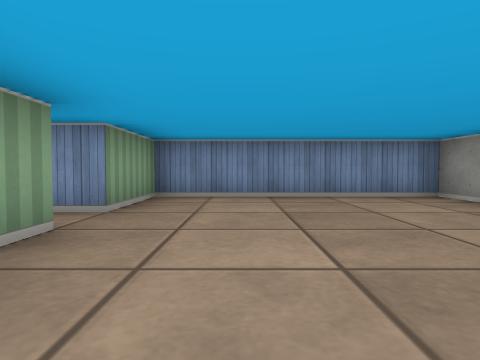
View 1 (above)

15 first-person views from a walk through a cub3D level. The camera is about half as high as the walls, tilts 2° down and sees 75° across. The floor is counted in squares. Each view is taken from the middle of a square. On the plan, view 1 faces up. The plan holds only what a view shows up to about 9 squares ahead; the rest is blank.

View 2
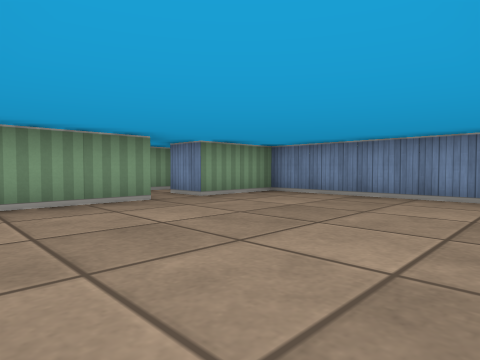

View 3
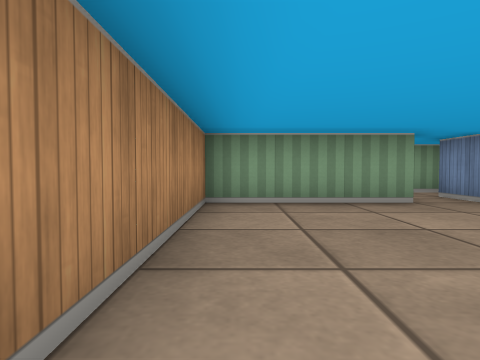

View 4
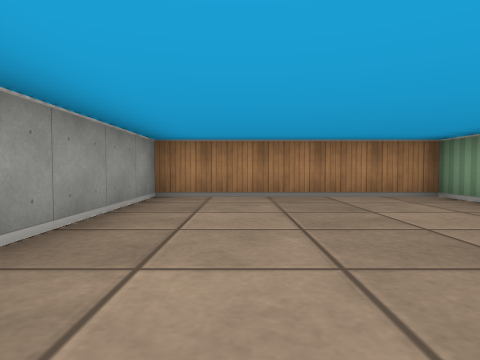

View 5
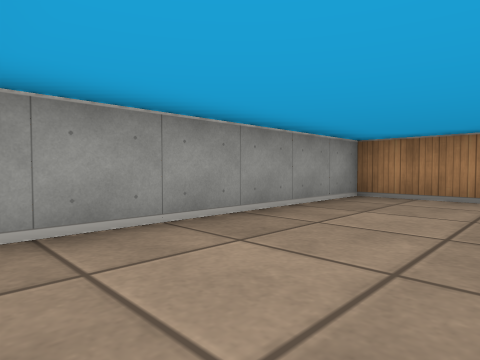

View 6
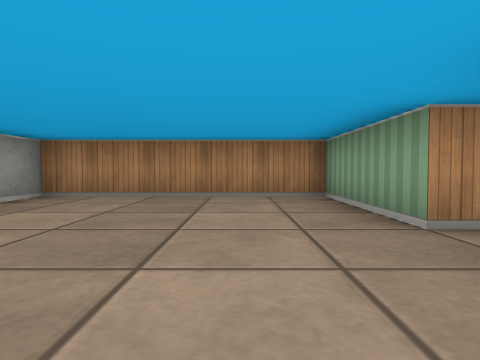

View 7
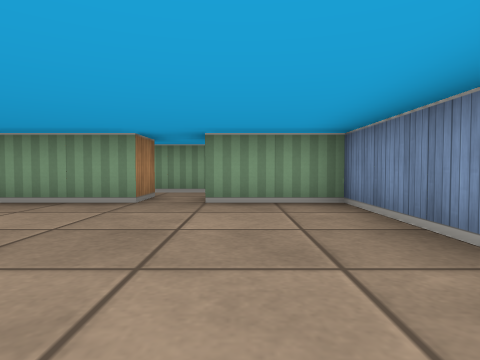

View 8
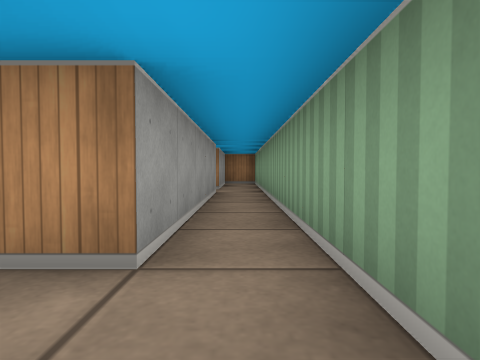

View 9
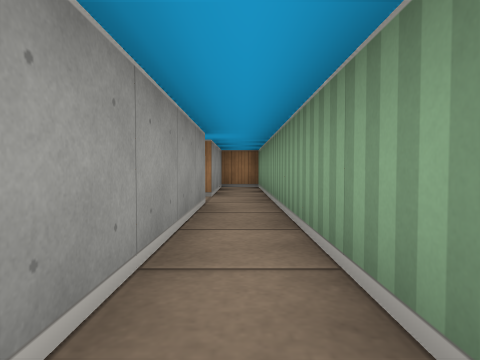

View 10
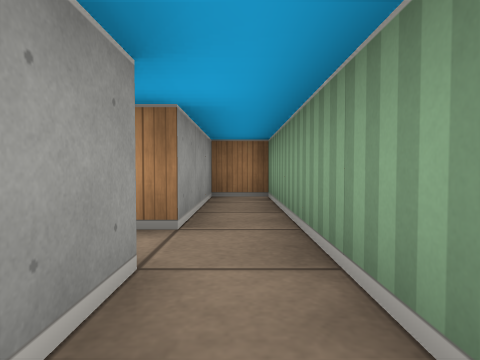

View 11
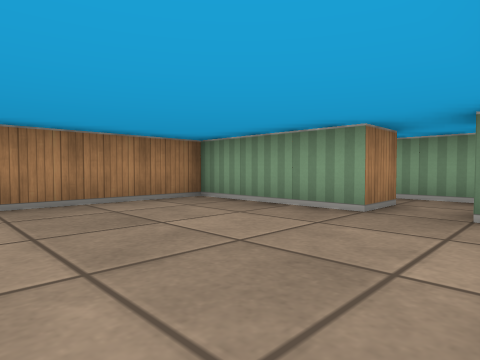

View 12
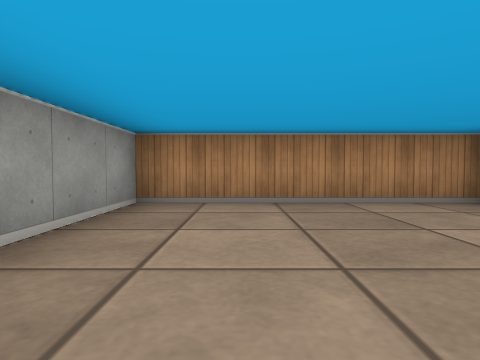

View 13
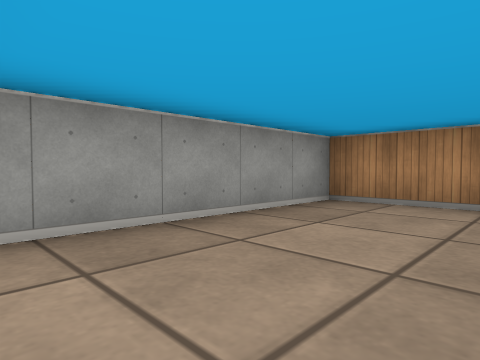

View 14
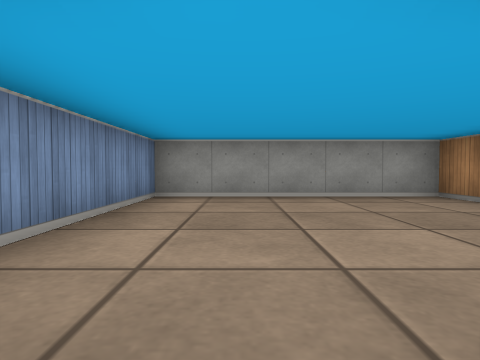

View 15
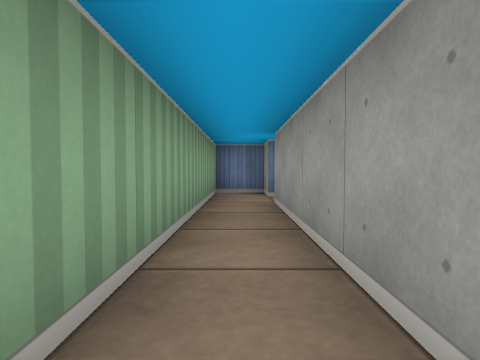

### Floor plan
Ten units are one square. View 1 is at (0, 0); x grows to the right and y downward. Boxes are objects, and circles mark ways between rooms. Rooms are numbered by the first view taken in them; rooms with no view inside come last. Other rooms are left out.
<svg viewBox="-40 -60 80 130">
<path fill="none" stroke="#000" d="M-25 -25 -15 -25 -15 5 35 5 35 -55 -15 -55 -15 -35 -25 -35M-25 25 -25 -25M-25 -35 -25 -45 -35 -45 -35 65 -25 65 -25 35M-25 35 -15 35 -15 65 35 65 35 15 -1 15"/>
<circle cx="-20" cy="-30" r="3" fill="#2a7"/>
<circle cx="-20" cy="30" r="3" fill="#2a7"/>
<text x="10" y="-30">1</text>
<text x="-30" y="10">2</text>
<text x="10" y="40">3</text>
</svg>
Room 1 opens to room 2. Room 2 opens to room 3.

Where each view was taken, in squares from view 1:
view 1: 0 up, 0 right, facing up
view 2: 0 up, 3 right, facing up-left
view 3: 0 up, 3 right, facing left
view 4: 5 up, 2 right, facing down
view 5: 5 up, 1 right, facing down-right
view 6: 5 up, 0 right, facing down
view 7: 4 up, 3 right, facing left
view 8: 4 up, 3 left, facing down
view 9: 2 up, 3 left, facing down
view 10: 1 down, 3 left, facing down
view 11: 2 down, 2 right, facing down-left
view 12: 2 down, 2 right, facing down
view 13: 2 down, 1 right, facing down-right
view 14: 3 down, 2 left, facing right
view 15: 2 down, 3 left, facing up
